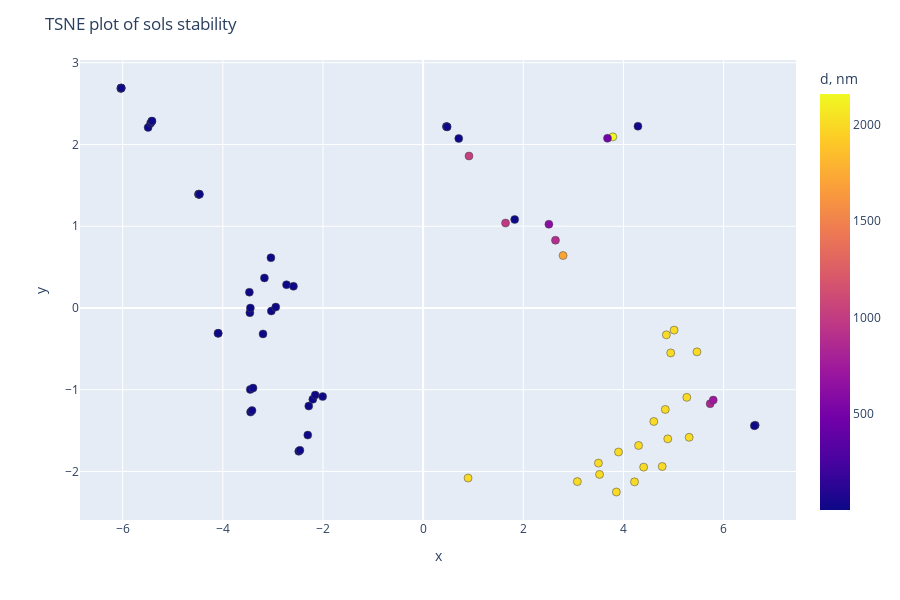

Notebook cell for this chart:
### Code cell
import plotly.express as px

fig = px.scatter(x_plot, x='tsne1', y='tsne2', color='d, nm', hover_data=df_clear.columns, width=900, height=600)

# # Customize aspect
fig.update_traces(marker=dict(size=8, line=dict(width=0.5)), selector=dict(mode='markers')) 
fig.update_layout(title='TSNE plot of sols stability', xaxis_title='x', yaxis_title='y')
# fig.update_yaxes(scaleanchor = "x", scaleratio = 1)
fig.write_html("TSNE_plot_d.html")
fig.show()

### Figure 1 — Plotly figure (JSON) as saved in the notebook; plotly's stock layout.template omitted (floating-point values rounded to 4 significant figures; data arrays with more than 128 entries replaced by an {"elided": "..."} marker saying what was removed)
{"data": [{"customdata": {"elided": "71x8 float values"}, "hovertemplate": "tsne1=%{x}<br>tsne2=%{y}<br>t, °С=%{customdata[0]}<br>t, min=%{customdata[1]}<br>с(acid), mol/l=%{customdata[2]}<br>с(Ti4+), mol/l=%{customdata[3]}<br>ultrasound =%{customdata[4]}<br>d, nm=%{marker.color}<br>Contents, %=%{customdata[6]}<br>Stability of sols, days=%{customdata[7]}<extra></extra>", "legendgroup": "", "marker": {"color": [618.5, 978.1, 2, 2.628, 1712, 889.6, 1.7, 2000, 2000, 2000, 8.3, 21.3, 2000, 2000, 2000, 832.4, 716.2, 2000, 5.4, 2159, 487.2, 1021, 2000, 2000, 2000, 2000, 2000, 2000, 2000, 2000, 2000, 2000, 2000, 0.7, 2.628, 2.03, 2.422, 2.101, 2.269, 1.753, 1.332, 2.496, 2.307, 1.878, 2.069, 2.763, 3.219, 1.893, 1.967, 2.122, 1.784, 1.958, 1.938, 2.187, 2.086, 2.176, 2.216, 2.017, 2.255, 2.185, 1.981, 1.762, 2.022, 1.377, 3.304, 2000, 2.9, 1.901, 2.841, 2.162, 2.197], "coloraxis": "coloraxis", "line": {"width": 0.5}, "size": 8, "symbol": "circle"}, "mode": "markers", "name": "", "orientation": "v", "showlegend": false, "type": "scatter", "x": [2.512, 1.646, 0.4645, 0.7118, 2.795, 2.643, 1.829, 4.886, 4.303, 3.501, 6.632, 4.29, 5.312, 5.266, 4.607, 5.732, 5.794, 3.859, 6.614, 3.789, 3.682, 0.916, 4.775, 4.221, 3.523, 4.404, 3.08, 3.902, 4.836, 4.945, 5.469, 5.012, 4.858, 0.4776, 0.4779, -4.093, -2.283, -2.203, -2.155, -2.006, -2.303, -3.452, -3.396, -2.484, -2.46, -3.445, -3.417, -3.459, -4.485, -5.491, -6.037, -3.449, -4.479, -5.443, -6.032, -3.031, -4.473, -5.421, -6.03, -2.943, -4.467, -5.414, -6.028, -3.039, -3.197, 0.898, -3.469, -3.169, -2.728, -2.589, -4.093], "xaxis": "x", "y": [1.024, 1.039, 2.22, 2.073, 0.6414, 0.8285, 1.082, -1.601, -1.682, -1.898, -1.435, 2.223, -1.582, -1.094, -1.389, -1.172, -1.127, -2.252, -1.441, 2.093, 2.076, 1.858, -1.94, -2.128, -2.036, -1.948, -2.124, -1.762, -1.242, -0.55, -0.5372, -0.271, -0.329, 2.216, 2.216, -0.3106, -1.201, -1.118, -1.066, -1.085, -1.556, -0.9967, -0.9801, -1.754, -1.741, -1.274, -1.255, -0.05851, 1.391, 2.209, 2.686, -0.001385, 1.391, 2.261, 2.69, -0.03761, 1.391, 2.283, 2.69, 0.01015, 1.391, 2.286, 2.691, 0.6142, -0.3173, -2.081, 0.1925, 0.3672, 0.2846, 0.2649, -0.3106], "yaxis": "y"}], "layout": {"coloraxis": {"colorbar": {"title": {"text": "d, nm"}}, "colorscale": [[0, "#0d0887"], [0.1111, "#46039f"], [0.2222, "#7201a8"], [0.3333, "#9c179e"], [0.4444, "#bd3786"], [0.5556, "#d8576b"], [0.6667, "#ed7953"], [0.7778, "#fb9f3a"], [0.8889, "#fdca26"], [1, "#f0f921"]]}, "height": 600, "legend": {"tracegroupgap": 0}, "margin": {"t": 60}, "title": {"text": "TSNE plot of sols stability"}, "width": 900, "xaxis": {"anchor": "y", "domain": [0, 1], "title": {"text": "x"}}, "yaxis": {"anchor": "x", "domain": [0, 1], "title": {"text": "y"}}}}
